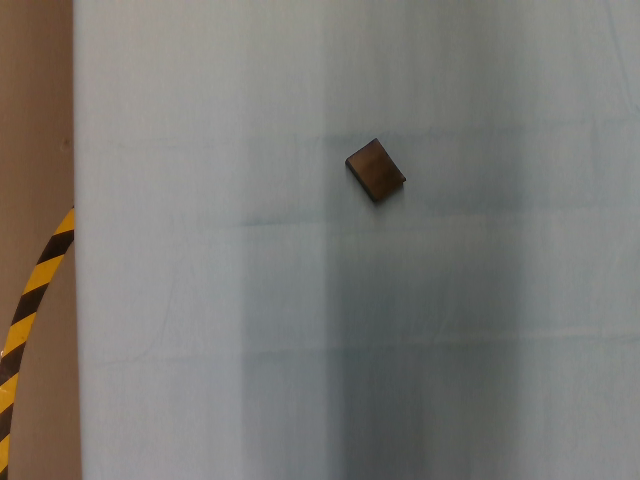
#> input picture color_scripts/images/1_Color.png, 640 x 480 px
$ python sandbox_color.py
#> lines starting #> are read from the running program, lines starting #| are printed output that depends on the picture; after the words box and inside, x2 and y2 are one past the last pixel; in counts of white or black regions, pixels touching at a corner belong together
#!/usr/bin/env python

from __future__ import print_function
from __future__ import division
import cv2 as cv
import numpy as np
import argparse
from math import atan2, cos, sin, sqrt, pi

def drawAxis(img, p_, q_, colour, scale):
    p = list(p_)
    q = list(q_)
    ## [visualization1]
    angle = atan2(p[1] - q[1], p[0] - q[0]) # angle in radians
    hypotenuse = sqrt((p[1] - q[1]) * (p[1] - q[1]) + (p[0] - q[0]) * (p[0] - q[0]))

    # Here we lengthen the arrow by a factor of scale
    q[0] = p[0] - scale * hypotenuse * cos(angle)
    q[1] = p[1] - scale * hypotenuse * sin(angle)
    cv.line(img, (int(p[0]), int(p[1])), (int(q[0]), int(q[1])), colour, 1, cv.LINE_AA)

    # create the arrow hooks
    p[0] = q[0] + 9 * cos(angle + pi / 4)
    p[1] = q[1] + 9 * sin(angle + pi / 4)
    cv.line(img, (int(p[0]), int(p[1])), (int(q[0]), int(q[1])), colour, 1, cv.LINE_AA)

    p[0] = q[0] + 9 * cos(angle - pi / 4)
    p[1] = q[1] + 9 * sin(angle - pi / 4)
    cv.line(img, (int(p[0]), int(p[1])), (int(q[0]), int(q[1])), colour, 1, cv.LINE_AA)
    ## [visualization1]

def getOrientation(pts, img):
    ## [pca]
    # Construct a buffer used by the pca analysis
    sz = len(pts)
    data_pts = np.empty((sz, 2), dtype=np.float64)
    for i in range(data_pts.shape[0]):
        data_pts[i,0] = pts[i,0,0]
        data_pts[i,1] = pts[i,0,1]

    # Perform PCA analysis
    mean = np.empty((0))
    mean, eigenvectors, eigenvalues = cv.PCACompute2(data_pts, mean)

    # Store the center of the object
    cntr = (int(mean[0,0]), int(mean[0,1]))
    ## [pca]

    ## [visualization]
    # Draw the principal components
    cv.circle(img, cntr, 3, (255, 0, 255), 2)
    p1 = (cntr[0] + 0.02 * eigenvectors[0,0] * eigenvalues[0,0], cntr[1] + 0.02 * eigenvectors[0,1] * eigenvalues[0,0])
    p2 = (cntr[0] - 0.02 * eigenvectors[1,0] * eigenvalues[1,0], cntr[1] - 0.02 * eigenvectors[1,1] * eigenvalues[1,0])
    drawAxis(img, cntr, p1, (0, 255, 0), 1)
    drawAxis(img, cntr, p2, (255, 255, 0), 5)

    angle = atan2(eigenvectors[0,1], eigenvectors[0,0]) # orientation in radians
    ## [visualization]

    return angle

## [pre-process]
# Load image
# parser = argparse.ArgumentParser(description='Code for Introduction to Principal Component Analysis (PCA) tutorial.\
#                                               This program demonstrates how to use OpenCV PCA to extract the orientation of an object.')
# parser.add_argument('--input', help='Path to input image.', default='pca_test1.jpg')
# args = parser.parse_args()

src = cv.imread('images/1_Color.png')
#> src is the input picture: shape (480, 640, 3); mean B, G, R 115.9, 120.6, 122.8
# Check if image is loaded successfully
if src is None:
    print('Could not open or find the image: ')
    exit(0)

cv.imshow('src', src)

# Convert image to grayscale
gray = cv.cvtColor(src, cv.COLOR_BGR2GRAY)
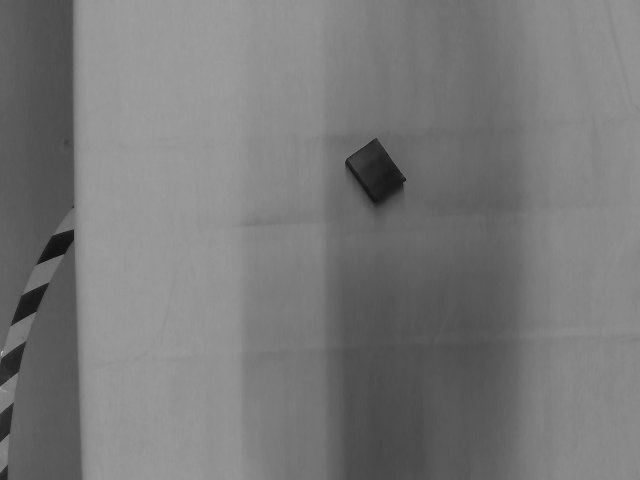
#> gray: shape (480, 640); min 17, max 200, mean 120.6

# Convert image to binary
_, bw = cv.threshold(gray, 80, 255, cv.THRESH_BINARY | cv.THRESH_OTSU)
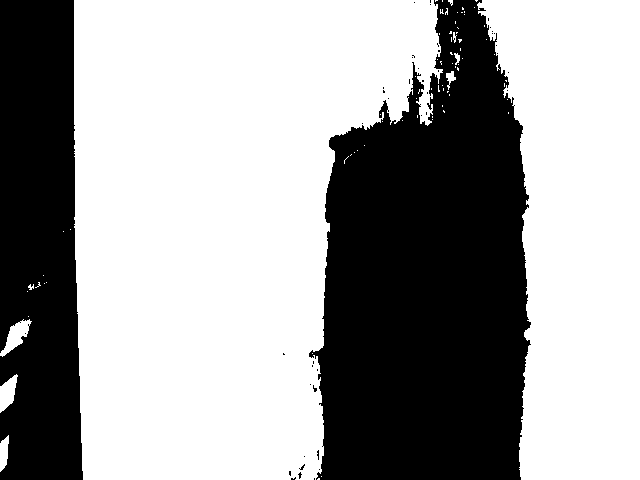
#> bw: shape (480, 640); 62.7% white; 44 black regions (42 under 20 px)
## [pre-process]
cv.imshow('binary',bw)
## [contours]
# Find all the contours in the thresholded image
contours, _ = cv.findContours(bw, cv.RETR_LIST, cv.CHAIN_APPROX_NONE)
#> contours = 127 contours, 116 with area under 20; largest, box (x1, y1, x2, y2) and area: (74, 0, 443, 480) 131274, (477, 0, 640, 480) 58154, (0, 319, 32, 357) 452, (0, 374, 18, 413) 369, (0, 435, 9, 472) 198

for i, c in enumerate(contours):
    # Calculate the area of each contour
    area = cv.contourArea(c)
    # Ignore contours that are too small or too large
    if area < 1e2 or 1e5 < area:
        continue

    # Draw each contour only for visualisation purposes
    cv.drawContours(src, contours, i, (0, 0, 255), 2)
    # Find the orientation of each shape
    getOrientation(c, src)
#> this loop made 127 passes
#> area on passes 3, 7, 9, 12: 21, 20, 24, 23.5
#> (area, sz in getOrientation, mean in getOrientation, eigenvectors in getOrientation, eigenvalues in getOrientation, p1 in getOrientation) on passes 11, 14, 23: (197.5, 73, [[3.58, 452.8]], [[-0.141, 0.99], [0.99, 0.141]], [111, 9.02], (2.69, 454.2)), (369, 82, [[7.4, 392.7]], [[-0.368, 0.93], [0.93, 0.368]], [140.6, 26.22], (5.96, 394.6)), (452, 102, [[15.64, 336]], [[-0.598, 0.801], [0.801, 0.598]], [186.5, 29.9], (12.77, 339))
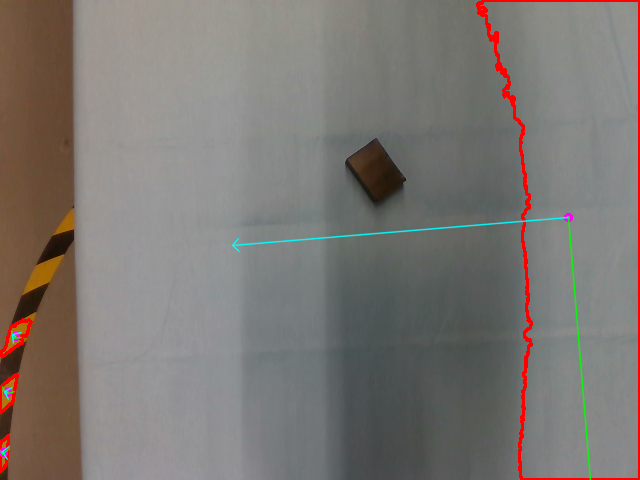
#> src: shape (480, 640, 3); 2.12% of pixels changed, all inside (x1, y1, x2, y2) = (0, 0, 640, 480)
## [contours]

cv.imshow('output', src)
cv.waitKey()
